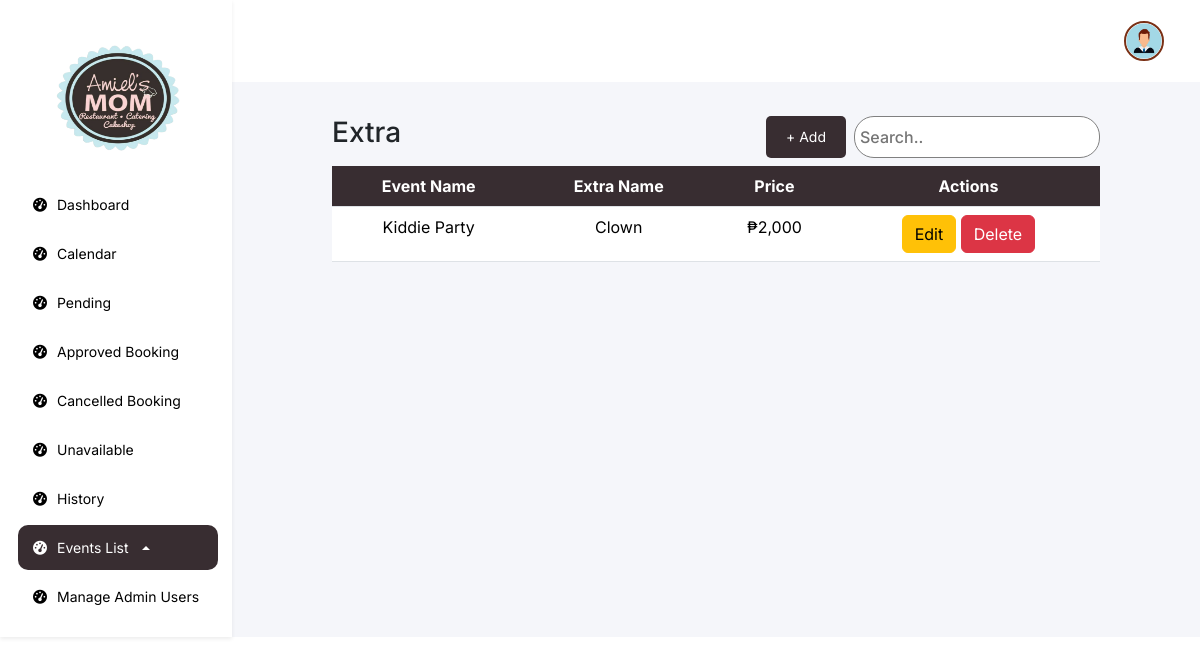
Before: /features/admin/web/extra.php (signed in) with the older database file.
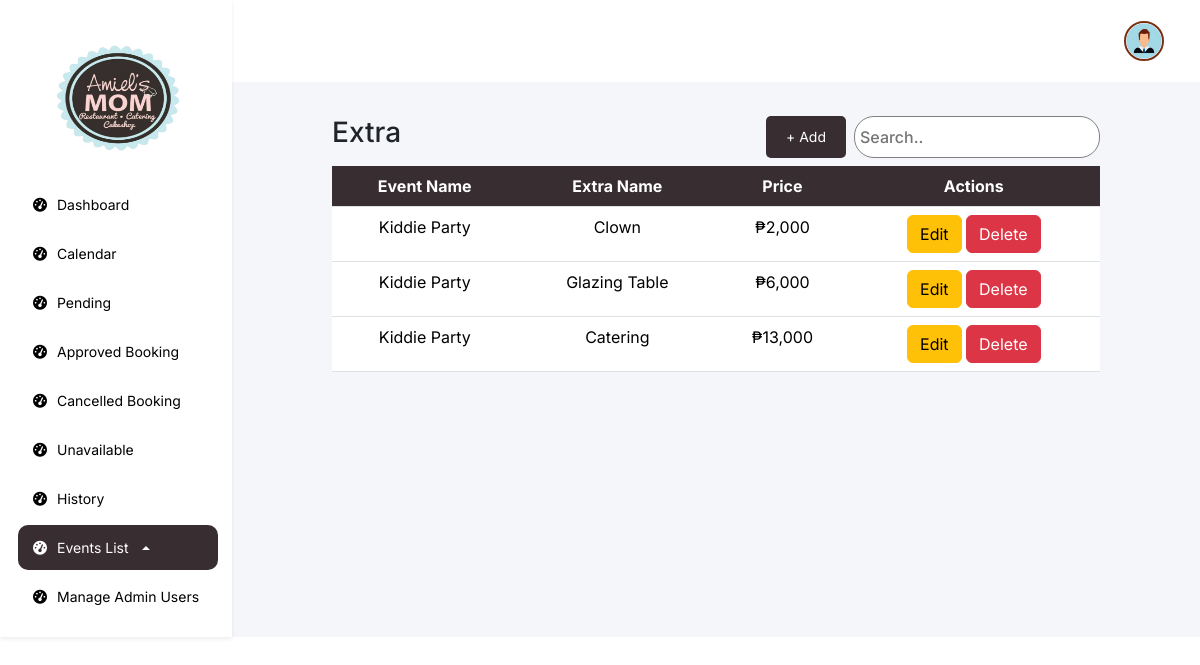
After: the same page with the newer database file.
### tables this page shows
CREATE TABLE `extra` (
  `id` int(11) NOT NULL,
  `type_of_event` varchar(255) NOT NULL,
  `extra_name` varchar(255) NOT NULL,
  `price` decimal(10,2) NOT NULL
);

### features/admin/web/extra.php (the view, shortened to what this page needs)
<?php
require '../../../db.php';
$query = "SELECT * FROM extra";
$result = $conn->query($query);
?>
<!DOCTYPE html>
<html lang="en">
<head>
    <link rel="stylesheet" href="https://cdnjs.cloudflare.com/ajax/libs/font-awesome/6.0.0-beta3/css/all.min.css">
    <link href="https://cdn.jsdelivr.net/npm/bootstrap@5.3.3/dist/css/bootstrap.min.css" rel="stylesheet"
>
    <link href="https://cdn.jsdelivr.net/npm/sweetalert2@11.5.0/dist/sweetalert2.min.css" rel="stylesheet">
    <link rel="stylesheet" href="../css/index.css">
</head>
<body>
    <div class="navbar flex-column bg-white shadow-sm p-3 collapse d-md-flex" id="navbar">
        <div class="navbar-links">
            <a class="navbar-brand d-none d-md-block logo-container" href="#">
                <img src="../../../assets/logo.png" alt="Logo">
            </a>
            <a href="dashboard.php">
                <i class="fa-solid fa-tachometer-alt"></i>
                <span>Dashboard</span>
            </a>
            <a href="calendar.php">
                <i class="fa-solid fa-tachometer-alt"></i>
                <span>Calendar</span>
            </a>
            <a href="pending.php">
                <i class="fa-solid fa-tachometer-alt"></i>
                <span>Pending</span>
            </a>
            <a href="approve.php">
                <i class="fa-solid fa-tachometer-alt"></i>
                <span>Approved Booking</span>
            </a>
            <a href="cancel.php">
                <i class="fa-solid fa-tachometer-alt"></i>
                <span>Cancelled Booking</span>
            </a>
            <a href="unavailable.php">
                <i class="fa-solid fa-tachometer-alt"></i>
                <span>Unavailable</span>
            </a>
            <a href="history.php">
                <i class="fa-solid fa-tachometer-alt"></i>
                <span>History</span>
            </a>
            <div class="dropdown dropup">
                <a href="#" class="navbar-highlight dropdown-toggle" id="eventsListDropdown" role="button" data-bs-toggle="dropdown" aria-expanded="false">
                    <i class="fa-solid fa-tachometer-alt"></i>
                    <span>Events List</span>
                </a>
            </div>
            <a href="admin-user.php">
                <i class="fa-solid fa-tachometer-alt"></i>
                <span>Manage Admin Users</span>
            </a>
        </div>
    </div>
    <div class="content flex-grow-1">
        <div class="header">
            <div class="profile-admin">
                <div class="dropdown">
                    <button class="" type="button" data-bs-toggle="dropdown" aria-expanded="false">
                        <img src="../../../assets/profile/user.png"
                            style="width: 40px; height: 40px; object-fit: cover;">
                    </button>
                </div>
            </div>
        </div>
        <div class="container mt-4">
            <div class="d-flex justify-content-between mb-2">
                <h3>Extra</h3>
                <div class="d-flex gap-2">
                    <button class="btn btn-primary add-btn" data-bs-toggle="modal" data-bs-target="#events_list">+
                        Add</button>
                    <input type="text" class="search" placeholder="Search.." id="searchInput">
                </div>
            </div>
            <div class="table-responsive">
            <table class="table">
    <thead>
        <tr>
            <th scope="col">Event Name</th>
            <th scope="col">Extra Name</th>
            <th scope="col">Price</th>
            <th scope="col">Actions</th>
        </tr>
    </thead>
    <tbody>
        <?php while ($row = $result->fetch_assoc()): ?>
            <tr>
                <td><?php echo htmlspecialchars($row['type_of_event']); ?></td>
                <td><?php echo htmlspecialchars($row['extra_name']); ?></td>
                <td>₱<?php echo number_format(htmlspecialchars($row['price'], ENT_QUOTES, 'UTF-8'), 0, '.', ','); ?></td>
                <td>
                    <button class="btn btn-warning edit-btn"
                        data-id="<?php echo $row['id']; ?>"
                        data-event_name="<?php echo htmlspecialchars($row['type_of_event']); ?>"
                        data-extra_name="<?php echo htmlspecialchars($row['extra_name']); ?>"
                        data-price="<?php echo htmlspecialchars($row['price']); ?>"
                        data-bs-toggle="modal"
                        data-bs-target="#events_list">Edit</button>
                    <form method="POST" action="../function/php/extra.php" style="display:inline;">
                        <button type="submit" name="action" value="delete" class="btn btn-danger">Delete</button>
                    </form>
                </td>
            </tr>
        <?php endwhile; ?>
    </tbody>
</table>
</html>

Changed rows visible on the page:
added extra: type_of_event "Kiddie Party", extra_name "Glazing Table", price "6,000"
added extra: type_of_event "Kiddie Party", extra_name "Catering", price "13,000"
